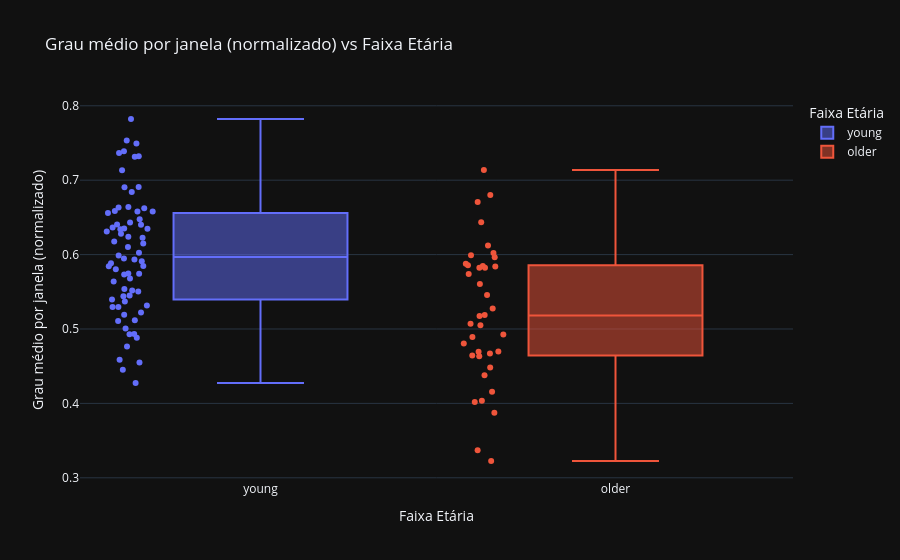
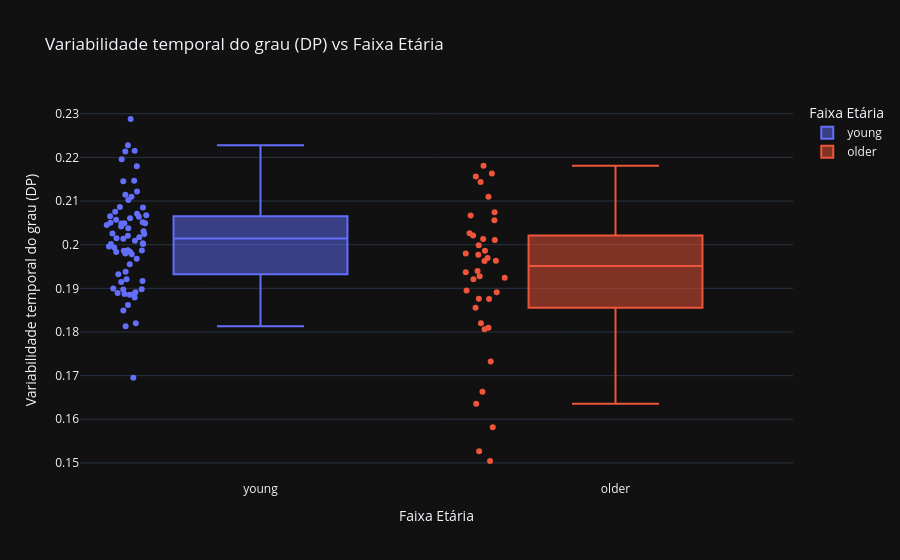
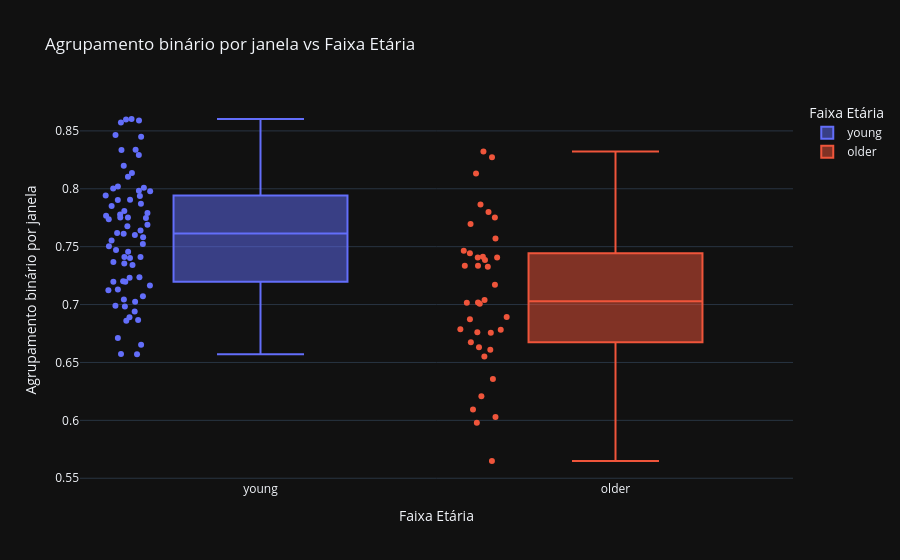
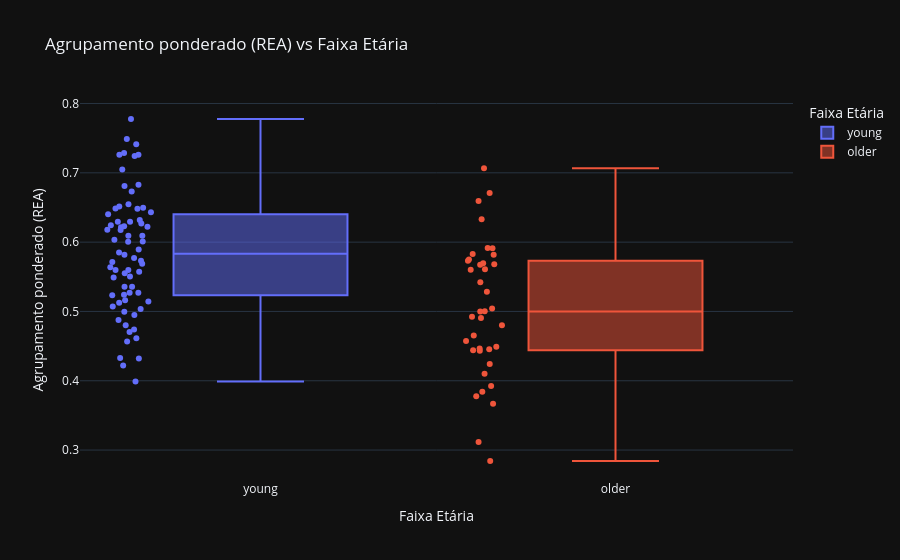

Notebook code for these charts, in order:
### Markdown cell above
### Idade

### Code cell
for metric, label in GRAPH_METRICS.items():
    fig = px.box(
        df_healthy,
        x="Faixa Etária",
        y=metric,
        color="Faixa Etária",
        title=f"{label} vs Age Group",
        points='all',
        labels={
            "Faixa Etária": "Faixa Etária",
            metric: label
        }
    )
    fig.update_layout(
        xaxis_title="Faixa Etária",
        yaxis_title=label,
        title=f"{label} vs Faixa Etária"
    )
    fig.show()

### Figure 1 — Plotly figure (JSON) as saved in the notebook; plotly's stock layout.template omitted (floating-point values rounded to 4 significant figures)
{"data": [{"alignmentgroup": "True", "boxpoints": "all", "hovertemplate": "Faixa Etária=%{x}<br>Grau médio por janela (normalizado)=%{y}<extra></extra>", "legendgroup": "young", "marker": {"color": "#636efa"}, "name": "young", "notched": false, "offsetgroup": "young", "orientation": "v", "showlegend": true, "type": "box", "x": ["young", "young", "young", "young", "young", "young", "young", "young", "young", "young", "young", "young", "young", "young", "young", "young", "young", "young", "young", "young", "young", "young", "young", "young", "young", "young", "young", "young", "young", "young", "young", "young", "young", "young", "young", "young", "young", "young", "young", "young", "young", "young", "young", "young", "young", "young", "young", "young", "young", "young", "young", "young", "young", "young", "young", "young", "young", "young", "young", "young", "young", "young", "young", "young", "young", "young", "young", "young", "young", "young"], "x0": " ", "xaxis": "x", "y": [0.4275, 0.4587, 0.5844, 0.5107, 0.6282, 0.7135, 0.64, 0.7492, 0.5884, 0.5804, 0.5008, 0.5294, 0.6634, 0.631, 0.6909, 0.7322, 0.6843, 0.5948, 0.5398, 0.4549, 0.656, 0.5987, 0.5518, 0.493, 0.5744, 0.5451, 0.5294, 0.544, 0.6342, 0.6226, 0.4882, 0.5192, 0.6584, 0.6024, 0.7534, 0.7823, 0.6473, 0.6431, 0.4453, 0.4766, 0.739, 0.7365, 0.7314, 0.6904, 0.6624, 0.5502, 0.6405, 0.6102, 0.615, 0.5679, 0.5368, 0.5222, 0.5638, 0.5538, 0.6349, 0.6348, 0.5118, 0.5744, 0.6177, 0.5734, 0.6581, 0.6581, 0.6241, 0.5933, 0.5911, 0.4933, 0.5848, 0.5317, 0.6365, 0.6638], "y0": " ", "yaxis": "y"}, {"alignmentgroup": "True", "boxpoints": "all", "hovertemplate": "Faixa Etária=%{x}<br>Grau médio por janela (normalizado)=%{y}<extra></extra>", "legendgroup": "older", "marker": {"color": "#EF553B"}, "name": "older", "notched": false, "offsetgroup": "older", "orientation": "v", "showlegend": true, "type": "box", "x": ["older", "older", "older", "older", "older", "older", "older", "older", "older", "older", "older", "older", "older", "older", "older", "older", "older", "older", "older", "older", "older", "older", "older", "older", "older", "older", "older", "older", "older", "older", "older", "older", "older", "older", "older", "older", "older", "older"], "x0": " ", "xaxis": "x", "y": [0.68, 0.5277, 0.5856, 0.505, 0.6121, 0.4892, 0.4804, 0.5071, 0.5456, 0.584, 0.4671, 0.4645, 0.4693, 0.4697, 0.4377, 0.4037, 0.5848, 0.4483, 0.7137, 0.6434, 0.5824, 0.5966, 0.402, 0.3873, 0.6707, 0.5176, 0.4926, 0.3226, 0.4632, 0.337, 0.6021, 0.5823, 0.5876, 0.4156, 0.574, 0.5606, 0.5991, 0.5189], "y0": " ", "yaxis": "y"}], "layout": {"boxmode": "overlay", "legend": {"title": {"text": "Faixa Etária"}, "tracegroupgap": 0}, "title": {"text": "Grau médio por janela (normalizado) vs Faixa Etária"}, "xaxis": {"anchor": "y", "categoryarray": ["young", "older"], "categoryorder": "array", "domain": [0, 1], "title": {"text": "Faixa Etária"}}, "yaxis": {"anchor": "x", "domain": [0, 1], "title": {"text": "Grau médio por janela (normalizado)"}}}}

### Figure 2 — Plotly figure (JSON) as saved in the notebook; plotly's stock layout.template omitted (floating-point values rounded to 4 significant figures)
{"data": [{"alignmentgroup": "True", "boxpoints": "all", "hovertemplate": "Faixa Etária=%{x}<br>Variabilidade temporal do grau (DP)=%{y}<extra></extra>", "legendgroup": "young", "marker": {"color": "#636efa"}, "name": "young", "notched": false, "offsetgroup": "young", "orientation": "v", "showlegend": true, "type": "box", "x": ["young", "young", "young", "young", "young", "young", "young", "young", "young", "young", "young", "young", "young", "young", "young", "young", "young", "young", "young", "young", "young", "young", "young", "young", "young", "young", "young", "young", "young", "young", "young", "young", "young", "young", "young", "young", "young", "young", "young", "young", "young", "young", "young", "young", "young", "young", "young", "young", "young", "young", "young", "young", "young", "young", "young", "young", "young", "young", "young", "young", "young", "young", "young", "young", "young", "young", "young", "young", "young", "young"], "x0": " ", "xaxis": "x", "y": [0.1813, 0.1994, 0.2122, 0.2015, 0.2085, 0.2049, 0.2213, 0.2061, 0.1887, 0.1987, 0.2071, 0.2147, 0.2009, 0.211, 0.1984, 0.2021, 0.198, 0.2102, 0.1968, 0.1885, 0.182, 0.1914, 0.1849, 0.1879, 0.189, 0.1899, 0.1862, 0.1987, 0.2024, 0.2065, 0.1921, 0.1983, 0.2031, 0.2026, 0.2049, 0.1938, 0.1917, 0.2114, 0.1695, 0.1887, 0.1996, 0.2001, 0.2057, 0.2086, 0.1978, 0.1955, 0.2196, 0.2288, 0.2064, 0.1891, 0.2003, 0.2076, 0.2228, 0.2051, 0.205, 0.2045, 0.1898, 0.2041, 0.218, 0.2048, 0.2014, 0.1897, 0.2038, 0.1932, 0.1986, 0.2001, 0.2017, 0.2067, 0.2215, 0.2145], "y0": " ", "yaxis": "y"}, {"alignmentgroup": "True", "boxpoints": "all", "hovertemplate": "Faixa Etária=%{x}<br>Variabilidade temporal do grau (DP)=%{y}<extra></extra>", "legendgroup": "older", "marker": {"color": "#EF553B"}, "name": "older", "notched": false, "offsetgroup": "older", "orientation": "v", "showlegend": true, "type": "box", "x": ["older", "older", "older", "older", "older", "older", "older", "older", "older", "older", "older", "older", "older", "older", "older", "older", "older", "older", "older", "older", "older", "older", "older", "older", "older", "older", "older", "older", "older", "older", "older", "older", "older", "older", "older", "older", "older", "older"], "x0": " ", "xaxis": "x", "y": [0.211, 0.1963, 0.2181, 0.2013, 0.1895, 0.1921, 0.2067, 0.2026, 0.1891, 0.2144, 0.1876, 0.182, 0.1806, 0.1876, 0.1732, 0.1636, 0.2056, 0.1925, 0.2074, 0.1937, 0.1963, 0.2163, 0.1663, 0.1582, 0.198, 0.1977, 0.194, 0.1504, 0.2011, 0.1527, 0.2156, 0.1986, 0.1855, 0.1809, 0.197, 0.2021, 0.1999, 0.1928], "y0": " ", "yaxis": "y"}], "layout": {"boxmode": "overlay", "legend": {"title": {"text": "Faixa Etária"}, "tracegroupgap": 0}, "title": {"text": "Variabilidade temporal do grau (DP) vs Faixa Etária"}, "xaxis": {"anchor": "y", "categoryarray": ["young", "older"], "categoryorder": "array", "domain": [0, 1], "title": {"text": "Faixa Etária"}}, "yaxis": {"anchor": "x", "domain": [0, 1], "title": {"text": "Variabilidade temporal do grau (DP)"}}}}

### Figure 3 — Plotly figure (JSON) as saved in the notebook; plotly's stock layout.template omitted (floating-point values rounded to 4 significant figures)
{"data": [{"alignmentgroup": "True", "boxpoints": "all", "hovertemplate": "Faixa Etária=%{x}<br>Agrupamento binário por janela=%{y}<extra></extra>", "legendgroup": "young", "marker": {"color": "#636efa"}, "name": "young", "notched": false, "offsetgroup": "young", "orientation": "v", "showlegend": true, "type": "box", "x": ["young", "young", "young", "young", "young", "young", "young", "young", "young", "young", "young", "young", "young", "young", "young", "young", "young", "young", "young", "young", "young", "young", "young", "young", "young", "young", "young", "young", "young", "young", "young", "young", "young", "young", "young", "young", "young", "young", "young", "young", "young", "young", "young", "young", "young", "young", "young", "young", "young", "young", "young", "young", "young", "young", "young", "young", "young", "young", "young", "young", "young", "young", "young", "young", "young", "young", "young", "young", "young", "young"], "x0": " ", "xaxis": "x", "y": [0.6654, 0.686, 0.7402, 0.6989, 0.7752, 0.8291, 0.8009, 0.8573, 0.7752, 0.764, 0.6939, 0.7071, 0.8334, 0.779, 0.82, 0.8336, 0.8137, 0.7553, 0.7198, 0.6573, 0.7984, 0.7523, 0.741, 0.6866, 0.7503, 0.7201, 0.7124, 0.7342, 0.7748, 0.769, 0.6984, 0.7164, 0.7902, 0.7611, 0.8449, 0.8603, 0.8021, 0.785, 0.6571, 0.6712, 0.8598, 0.8589, 0.8465, 0.8103, 0.8001, 0.7231, 0.7736, 0.7617, 0.7601, 0.7236, 0.7196, 0.7043, 0.7471, 0.7368, 0.7905, 0.7938, 0.6891, 0.7354, 0.7807, 0.7412, 0.7979, 0.7871, 0.7768, 0.7677, 0.7456, 0.7024, 0.758, 0.713, 0.7778, 0.7943], "y0": " ", "yaxis": "y"}, {"alignmentgroup": "True", "boxpoints": "all", "hovertemplate": "Faixa Etária=%{x}<br>Agrupamento binário por janela=%{y}<extra></extra>", "legendgroup": "older", "marker": {"color": "#EF553B"}, "name": "older", "notched": false, "offsetgroup": "older", "orientation": "v", "showlegend": true, "type": "box", "x": ["older", "older", "older", "older", "older", "older", "older", "older", "older", "older", "older", "older", "older", "older", "older", "older", "older", "older", "older", "older", "older", "older", "older", "older", "older", "older", "older", "older", "older", "older", "older", "older", "older", "older", "older", "older", "older", "older"], "x0": " ", "xaxis": "x", "y": [0.8273, 0.757, 0.7465, 0.6873, 0.7864, 0.7015, 0.6892, 0.7007, 0.7172, 0.7385, 0.6756, 0.6675, 0.6786, 0.6761, 0.6552, 0.6209, 0.78, 0.6631, 0.8323, 0.7752, 0.7406, 0.7414, 0.6094, 0.5978, 0.8132, 0.704, 0.6783, 0.6028, 0.661, 0.5649, 0.7443, 0.7327, 0.7407, 0.6356, 0.7335, 0.7335, 0.7696, 0.7018], "y0": " ", "yaxis": "y"}], "layout": {"boxmode": "overlay", "legend": {"title": {"text": "Faixa Etária"}, "tracegroupgap": 0}, "title": {"text": "Agrupamento binário por janela vs Faixa Etária"}, "xaxis": {"anchor": "y", "categoryarray": ["young", "older"], "categoryorder": "array", "domain": [0, 1], "title": {"text": "Faixa Etária"}}, "yaxis": {"anchor": "x", "domain": [0, 1], "title": {"text": "Agrupamento binário por janela"}}}}

### Figure 4 — Plotly figure (JSON) as saved in the notebook; plotly's stock layout.template omitted (floating-point values rounded to 4 significant figures)
{"data": [{"alignmentgroup": "True", "boxpoints": "all", "hovertemplate": "Faixa Etária=%{x}<br>Agrupamento ponderado (REA)=%{y}<extra></extra>", "legendgroup": "young", "marker": {"color": "#636efa"}, "name": "young", "notched": false, "offsetgroup": "young", "orientation": "v", "showlegend": true, "type": "box", "x": ["young", "young", "young", "young", "young", "young", "young", "young", "young", "young", "young", "young", "young", "young", "young", "young", "young", "young", "young", "young", "young", "young", "young", "young", "young", "young", "young", "young", "young", "young", "young", "young", "young", "young", "young", "young", "young", "young", "young", "young", "young", "young", "young", "young", "young", "young", "young", "young", "young", "young", "young", "young", "young", "young", "young", "young", "young", "young", "young", "young", "young", "young", "young", "young", "young", "young", "young", "young", "young", "young"], "x0": " ", "xaxis": "x", "y": [0.399, 0.432, 0.5715, 0.4876, 0.6177, 0.705, 0.6244, 0.7411, 0.5639, 0.5597, 0.4801, 0.5126, 0.6433, 0.6177, 0.6809, 0.726, 0.6731, 0.5817, 0.5235, 0.4328, 0.6404, 0.5849, 0.5269, 0.474, 0.5551, 0.5269, 0.5073, 0.524, 0.6217, 0.6092, 0.4613, 0.4995, 0.6496, 0.5895, 0.7488, 0.7777, 0.6295, 0.6294, 0.4219, 0.4566, 0.7287, 0.7263, 0.7245, 0.6828, 0.6516, 0.5355, 0.6321, 0.6008, 0.6004, 0.5506, 0.5162, 0.5034, 0.549, 0.5356, 0.6222, 0.6228, 0.4947, 0.5573, 0.6033, 0.5599, 0.6484, 0.6486, 0.6092, 0.5731, 0.5772, 0.4703, 0.569, 0.5144, 0.6268, 0.6546], "y0": " ", "yaxis": "y"}, {"alignmentgroup": "True", "boxpoints": "all", "hovertemplate": "Faixa Etária=%{x}<br>Agrupamento ponderado (REA)=%{y}<extra></extra>", "legendgroup": "older", "marker": {"color": "#EF553B"}, "name": "older", "notched": false, "offsetgroup": "older", "orientation": "v", "showlegend": true, "type": "box", "x": ["older", "older", "older", "older", "older", "older", "older", "older", "older", "older", "older", "older", "older", "older", "older", "older", "older", "older", "older", "older", "older", "older", "older", "older", "older", "older", "older", "older", "older", "older", "older", "older", "older", "older", "older", "older", "older", "older"], "x0": " ", "xaxis": "x", "y": [0.6711, 0.5042, 0.575, 0.4923, 0.5917, 0.4654, 0.4575, 0.4905, 0.5283, 0.5694, 0.4467, 0.4439, 0.4455, 0.449, 0.4102, 0.3776, 0.5607, 0.424, 0.7067, 0.6332, 0.5674, 0.583, 0.3841, 0.3668, 0.6593, 0.4999, 0.4802, 0.2842, 0.4434, 0.3116, 0.5911, 0.5683, 0.573, 0.3923, 0.5601, 0.5423, 0.5818, 0.5003], "y0": " ", "yaxis": "y"}], "layout": {"boxmode": "overlay", "legend": {"title": {"text": "Faixa Etária"}, "tracegroupgap": 0}, "title": {"text": "Agrupamento ponderado (REA) vs Faixa Etária"}, "xaxis": {"anchor": "y", "categoryarray": ["young", "older"], "categoryorder": "array", "domain": [0, 1], "title": {"text": "Faixa Etária"}}, "yaxis": {"anchor": "x", "domain": [0, 1], "title": {"text": "Agrupamento ponderado (REA)"}}}}
